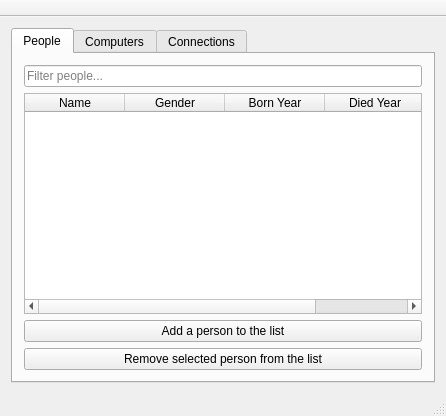
<?xml version="1.0" encoding="UTF-8"?>
<ui version="4.0">
 <class>MainWindow</class>
 <widget class="QMainWindow" name="MainWindow">
  <property name="geometry">
   <rect>
    <x>0</x>
    <y>0</y>
    <width>446</width>
    <height>416</height>
   </rect>
  </property>
  <property name="windowTitle">
   <string>MainWindow</string>
  </property>
  <widget class="QWidget" name="centralWidget">
   <layout class="QHBoxLayout" name="horizontalLayout">
    <item>
     <widget class="QTabWidget" name="tabWidget">
      <property name="layoutDirection">
       <enum>Qt::LeftToRight</enum>
      </property>
      <property name="autoFillBackground">
       <bool>false</bool>
      </property>
      <property name="currentIndex">
       <number>0</number>
      </property>
      <property name="documentMode">
       <bool>false</bool>
      </property>
      <widget class="QWidget" name="People">
       <attribute name="title">
        <string>People</string>
       </attribute>
       <layout class="QVBoxLayout" name="verticalLayout">
        <item>
         <widget class="QLineEdit" name="filter_people">
          <property name="placeholderText">
           <string>Filter people...</string>
          </property>
         </widget>
        </item>
        <item>
         <widget class="QTableWidget" name="table_people">
          <property name="sortingEnabled">
           <bool>true</bool>
          </property>
          <column>
           <property name="text">
            <string>Name</string>
           </property>
          </column>
          <column>
           <property name="text">
            <string>Gender</string>
           </property>
          </column>
          <column>
           <property name="text">
            <string>Born Year</string>
           </property>
          </column>
          <column>
           <property name="text">
            <string>Died Year</string>
           </property>
          </column>
         </widget>
        </item>
        <item>
         <widget class="QPushButton" name="button_add_people">
          <property name="text">
           <string>Add a person to the list</string>
          </property>
         </widget>
        </item>
        <item>
         <widget class="QPushButton" name="button_remove_people">
          <property name="text">
           <string>Remove selected person from the list</string>
          </property>
         </widget>
        </item>
       </layout>
      </widget>
      <widget class="QWidget" name="Computers">
       <attribute name="title">
        <string>Computers</string>
       </attribute>
      </widget>
      <widget class="QWidget" name="Connections">
       <attribute name="title">
        <string>Connections</string>
       </attribute>
      </widget>
     </widget>
    </item>
   </layout>
  </widget>
  <widget class="QMenuBar" name="menuBar">
   <property name="enabled">
    <bool>true</bool>
   </property>
   <property name="geometry">
    <rect>
     <x>0</x>
     <y>0</y>
     <width>446</width>
     <height>21</height>
    </rect>
   </property>
  </widget>
  <widget class="QToolBar" name="mainToolBar">
   <property name="enabled">
    <bool>true</bool>
   </property>
   <property name="movable">
    <bool>false</bool>
   </property>
   <attribute name="toolBarArea">
    <enum>TopToolBarArea</enum>
   </attribute>
   <attribute name="toolBarBreak">
    <bool>false</bool>
   </attribute>
  </widget>
  <widget class="QStatusBar" name="statusBar">
   <property name="enabled">
    <bool>true</bool>
   </property>
  </widget>
 </widget>
 <layoutdefault spacing="6" margin="11"/>
 <resources/>
 <connections/>
</ui>
